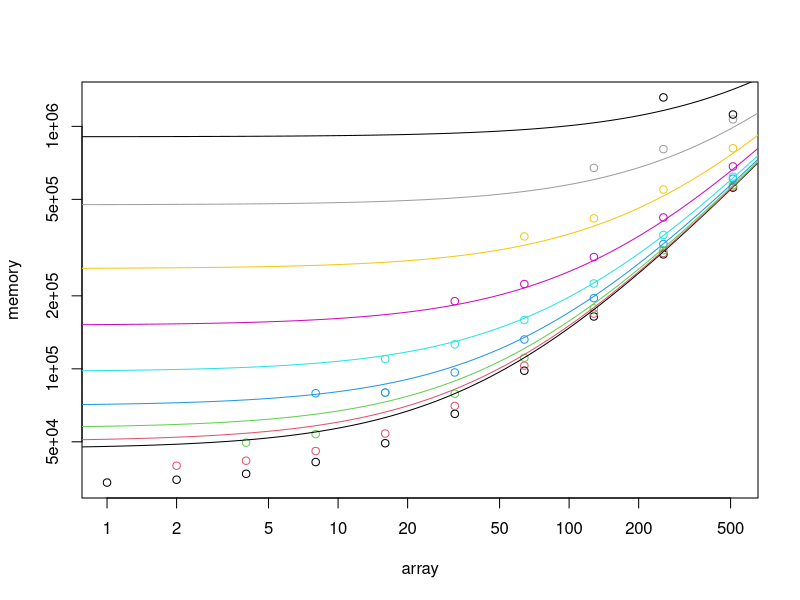

Source code (R):
data <- read.csv("results.csv", header = FALSE)
names(data) <- c("array", "string", "memory")
attach(data)
regression <- lm(memory ~ array + string)
summary(regression)

plot(array, memory, col = log(string, 2) + 1, log = "xy")
for (i in 0:8) {
  s = 2 ^ i
  abline(regression$coefficients[1] + regression$coefficients[3] * s, regression$coefficients[2],
         untf = TRUE, col = i + 1, 2)
}

# Quadratic? Doesn't help that much
string2 <- string ^ 2
regression2 <- lm(memory ~ array + string + string2)
summary(regression2)

# Set one of the coefficients to 1024
